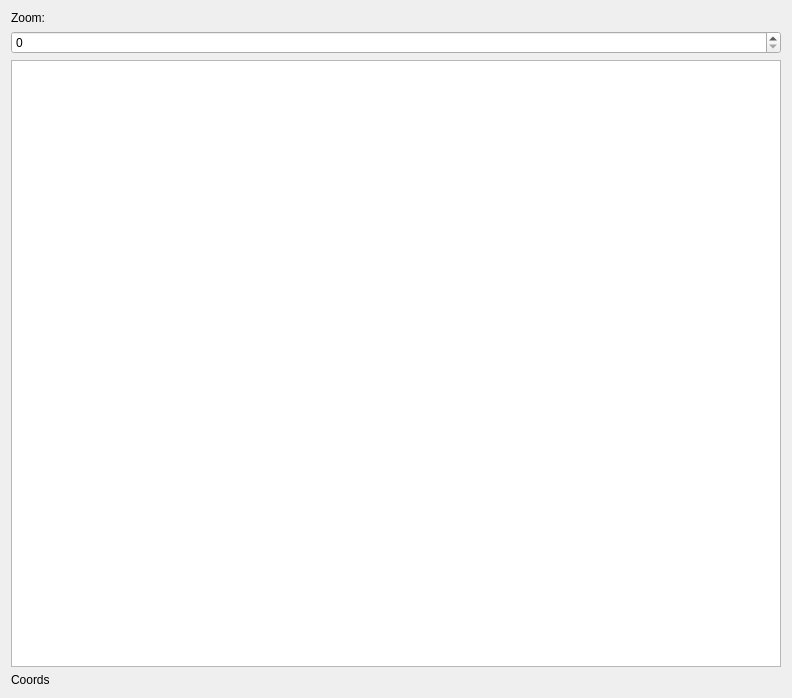
<?xml version="1.0" encoding="UTF-8"?>
<ui version="4.0">
 <class>MapWidget</class>
 <widget class="QWidget" name="MapWidget">
  <property name="geometry">
   <rect>
    <x>0</x>
    <y>0</y>
    <width>792</width>
    <height>698</height>
   </rect>
  </property>
  <property name="windowTitle">
   <string>Map</string>
  </property>
  <layout class="QVBoxLayout" name="verticalLayout">
   <item>
    <widget class="QLabel" name="zoom_lb">
     <property name="text">
      <string>Zoom:</string>
     </property>
    </widget>
   </item>
   <item>
    <widget class="QSpinBox" name="zoom_sb">
     <property name="maximum">
      <number>20</number>
     </property>
    </widget>
   </item>
   <item>
    <widget class="MapGraphicsView" name="graphicsView"/>
   </item>
   <item>
    <widget class="QLabel" name="coords_lb">
     <property name="text">
      <string>Coords</string>
     </property>
    </widget>
   </item>
  </layout>
 </widget>
 <customwidgets>
  <customwidget>
   <class>MapGraphicsView</class>
   <extends>QGraphicsView</extends>
   <header location="global">SwarmCommander/modules/sc_qt_gui/mapgraphicsview.h</header>
  </customwidget>
 </customwidgets>
 <resources/>
 <connections/>
</ui>
